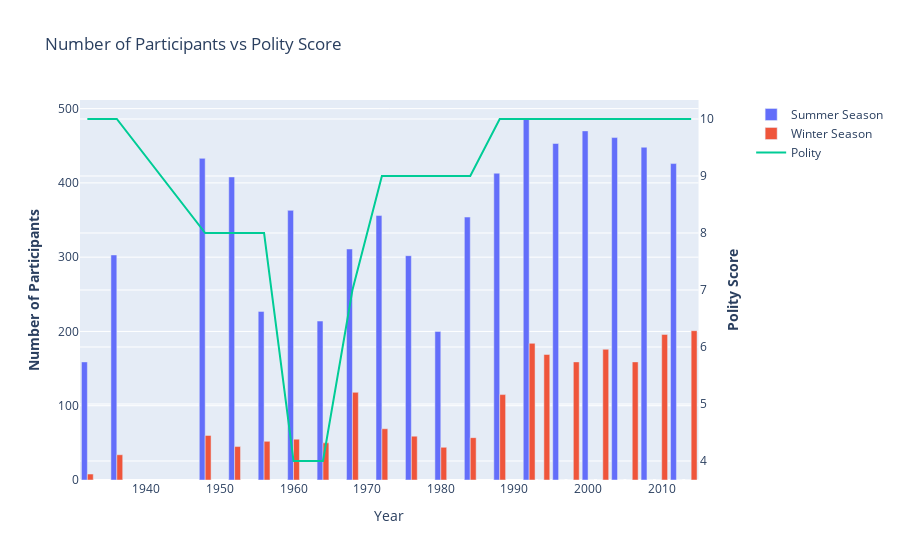

The notebook cell saved with this chart:
### Code cell
plot_country_season_wise_participants(final_df, polity_dff3, 'FRANCE', 1929, 2014)

### Figure 1 — Plotly figure (JSON) as saved in the notebook; plotly's stock layout.template omitted (floating-point values rounded to 4 significant figures)
{"data": [{"name": "Summer Season", "type": "bar", "x": [1932, 1936, 1948, 1952, 1956, 1960, 1964, 1968, 1972, 1976, 1980, 1984, 1988, 1992, 1994, 1996, 1998, 2000, 2002, 2004, 2006, 2008, 2010, 2012, 2014], "xaxis": "x", "y": [159, 303, 433, 408, 227, 363, 214, 311, 356, 302, 200, 354, 413, 486, 0, 453, 0, 470, 0, 461, 0, 448, 0, 426, 0], "yaxis": "y"}, {"name": "Winter Season", "type": "bar", "x": [1932, 1936, 1948, 1952, 1956, 1960, 1964, 1968, 1972, 1976, 1980, 1984, 1988, 1992, 1994, 1996, 1998, 2000, 2002, 2004, 2006, 2008, 2010, 2012, 2014], "xaxis": "x", "y": [8, 34, 60, 45, 52, 55, 50, 118, 69, 59, 44, 57, 115, 184, 169, 0, 159, 0, 176, 0, 159, 0, 196, 0, 201], "yaxis": "y"}, {"name": "Polity", "type": "scatter", "x": [1932, 1936, 1948, 1952, 1956, 1960, 1964, 1968, 1972, 1976, 1980, 1984, 1988, 1992, 1994, 1996, 1998, 2000, 2002, 2004, 2006, 2008, 2010, 2012, 2014], "xaxis": "x", "y": [10, 10, 8, 8, 8, 4, 4, 7, 9, 9, 9, 9, 10, 10, 10, 10, 10, 10, 10, 10, 10, 10, 10, 10, 10], "yaxis": "y2"}], "layout": {"title": {"text": "Number of Participants vs Polity Score"}, "xaxis": {"anchor": "y", "domain": [0, 0.94], "title": {"text": "Year"}}, "yaxis": {"anchor": "x", "domain": [0, 1], "title": {"text": "<b>Number of Participants</b>"}}, "yaxis2": {"anchor": "x", "overlaying": "y", "side": "right", "title": {"text": "<b>Polity Score</b>"}}}}
